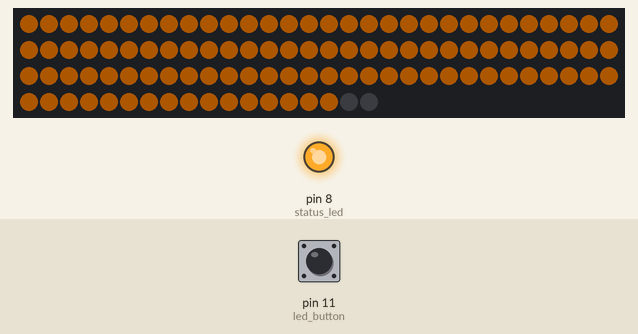
Simulated run of this sketch. Board: Arduino Uno, built with avr-gcc and run on an emulated ATmega328P. On the bench: 108 RGB LEDs in strip order, left to right, continuing on the next row, output pins drawn as LEDs (lit = HIGH). Inputs (shaded band) come from the test bench; at power-on: pin 11 (led_button) HIGH. Dim RGB values are drawn brighter than linear.

Above: at 16.53 s.
17.8 s: pin 11 (led_button) pulled LOW for 0.15 s
At 18.9 s:
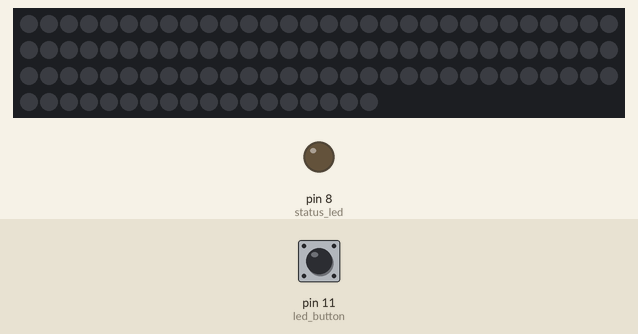
19.4 s: pin 11 (led_button) pulled LOW for 1 s
At 20.3 s:
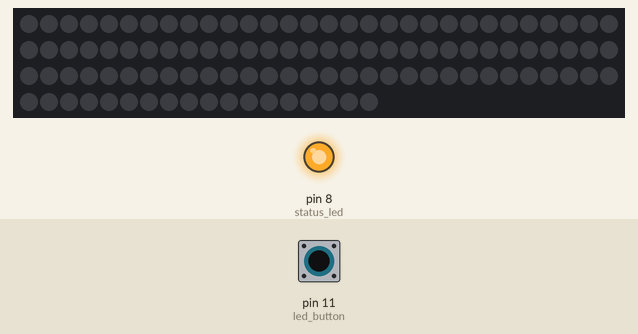
21.9 s: pin 11 (led_button) pulled LOW for 3.2 s
At 23.2 s:
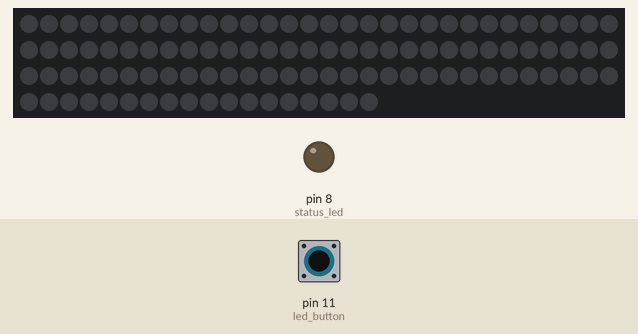
Timing chart, 0 to 24.9 s (numbered marks = the images above; inputs shaded):
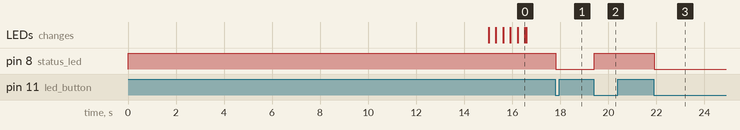

Measured:
- after the input at 17.8 s, pin 8 (status_led): HIGH → LOW at once
- after the input at 19.4 s, pin 8 (status_led): LOW → HIGH at once
- after the input at 21.9 s, pin 8 (status_led): HIGH → LOW at once

The sketch:

ambilight.ino
```cpp
// LIBRARIES

#include <Wire.h>
#include "Adafruit_NeoPixel.h"

// DEFINITIONS

#define STARTCOLOR 0xff8000  // LED color at startup 0xff8000 is orange in hex code. pick your own here: http://www.w3schools.com/colors/colors_picker.asp
#define BLACK      0x000000  // LED color BLACK

#define DATAPIN    6         // Datapin
#define LEDCOUNT   108       //  Number of LEDs used in your system
#define SHOWDELAY  20        // Delay in micro seconds before showing
#define BAUDRATE   500000    // Serial port speed

#define BRIGHTNESS 100        // Max. brightness in %

const char prefix[] = { 0x41, 0x64, 0x61, 0x00, 0x6B, 0x3E };  // Prefix at the start of the transmission
char buffer[sizeof(prefix)];                                 // Temporary buffer for receiving the prefix data

// to calculate your prefix, the first 4 bytes will never change: const char prefix[] = {0x41, 0x64, 0x61, 0x00, this never changes.
// the next byte is equal to the number of LED - 1 --> (232-1)=231. 231 transformed in HEX. 231 in hex is E7 (use google)
// the last byte is equal to the XOR value of the calculated value just above and 0x55 (byte just calculated (E7) XORED with 0x55) = B2     use this link http://xor.pw/? and in input 1 put 55 and in input 2 put your HEX value.

// some precalculated values to save some time: 178 leds gives B1 and E4, 180 B3E6, 181 B4E1, 182 B5E0 232 E7B2 230 E5B0

Adafruit_NeoPixel strip = Adafruit_NeoPixel(LEDCOUNT, DATAPIN, NEO_GRB + NEO_KHZ800);

int state;                                                   // Define current state
#define STATE_WAITING   1                                    // - Waiting for prefix
#define STATE_DO_PREFIX 2                                    // - Processing prefix
#define STATE_DO_DATA   3                                    // - Handling incoming LED colors

int readSerial;                                              // Read Serial data (1)
int currentLED;                                              // Needed for assigning the color to the right LED
const int led_button = 11;                                   // ON/OFF button input
const int status_led = 8;                                    // LED of button


int curr_source = 0;                                         // Used to store which source is currently displayed
boolean strip_status = true;                                 // Used to chose if the LED strip is ON or OFF (depending on button choice)
unsigned long timeout = 0;                                   // Timeout used to turn LED strip off if no new data has come thorugh after some time

void setup() {
	pinMode(led_button, INPUT);
	pinMode(status_led, OUTPUT);
	digitalWrite(led_button, HIGH);
	digitalWrite(status_led, HIGH);

	delay(15000);                                             	// 15 seconds delay at startup to avoid strange behaviours as the PI boots up etc
	strip.begin();                                             	// Init LED strand, set all black, then all to startcolor

	strip.setBrightness((255 / 100) * 25);

	setAllLEDs(BLACK, 0);
	setAllLEDs(STARTCOLOR, 10);                               	// Will turn ON all LEDS with a 5ms delay between each turn ON creating a snake increasing pattern
	Serial.begin(BAUDRATE);                                   	// Init serial speed
	state = STATE_WAITING;                                    	// Initial state: Waiting for prefix
	strip.setBrightness((255 / 100) * BRIGHTNESS);           	// Set the brightness we chose above
}


void loop() {
	do_strip();                                               	// Main part of the code where we look at the data incoming from the PI
	if (state == STATE_WAITING)                               	// Only if we are in WAITING state we check the source inputs and our ON/OFF button.
	{
		check_button();
	}
}


void do_strip(void) {
	if (strip_status == true) {
		switch (state) {
		case STATE_WAITING:                                    // *** Waiting for prefix ***
			if (Serial.available() > 0) {
				readSerial = Serial.read();                        	// Read one character

				if (readSerial == prefix[0])                     	// if this character is 1st prefix char
						{
					state = STATE_DO_PREFIX;
				}                     // then set state to handle prefix
			}
			break;

		case STATE_DO_PREFIX:                                  // *** Processing Prefix ***
			timeout = millis();
			if (Serial.available() > sizeof(prefix) - 2) {
				Serial.readBytes(buffer, sizeof(prefix) - 1);

				for (int Counter = 0; Counter < sizeof(prefix) - 1; Counter++) {
					if (buffer[Counter] == prefix[Counter + 1]) {
						state = STATE_DO_DATA;                       		// Received character is in prefix, continue
						currentLED = 0;                              		// Set current LED to the first one
					} else {
						state = STATE_WAITING;                       		// Crap, one of the received chars is NOT in the prefix
						break;                                       		// Exit, to go back to waiting for the prefix
					}                                              			// end if buffer
				}                                                			// end for Counter
			}                                                    			// end if Serial
			break;

		case STATE_DO_DATA:                                    				// *** Process incoming color data ***
			if (Serial.available() > 2)                         			// if we receive more than 2 chars
					{
				Serial.readBytes(buffer, 3);                     			// Abuse buffer to temp store 3 charaters
				strip.setPixelColor(currentLED++, buffer[0], buffer[1], buffer[2]);  // and assing to LEDs
			}

			if (currentLED > LEDCOUNT)                      // Reached the last LED? Display it!
			{
				strip.show();                               // Make colors visible
				delayMicroseconds(SHOWDELAY);               // Wait a few micro seconds

				state = STATE_WAITING;                      // Reset to waiting ...
				currentLED = 0;                             // and go to LED one

				break;                                      // and exit ... and do it all over again
			}
			break;
		}                                                   // switch(state)
	}                                                       // if statement
	else {
		setAllLEDs(BLACK, 0);
	}

	if (millis() > timeout + 5000)                          // If no new incoming data after 5seconds, turn the strip OFF.
			{
		setAllLEDs(BLACK, 0);
	}
}                                                          	// do_strip


void check_button(void)                                  	// ON/OFF button routine
		{
	if (digitalRead(led_button) == LOW) {
		if (strip_status == true) {
			strip_status = false;
			digitalWrite(status_led, LOW);
		} else {
			strip_status = true;
			digitalWrite(status_led, HIGH);
		}
		delay(25);
		while (digitalRead(led_button) == LOW) {
		}
	}
}


// Sets the color of all LEDs in the strip
// If 'wait'>0 then it will show a swipe from start to end
void setAllLEDs(uint32_t color, int wait) {
	for (int Counter = 0; Counter < LEDCOUNT; Counter++)    // For each LED
			{
		strip.setPixelColor(Counter, color);                // .. set the color

		if (wait > 0)                                       // if a wait time was set then
				{
			strip.show();                                   // Show the LED color
			delay(wait);                                    // and wait before we do the next LED
		}                                                   // if wait

	}                                                       // for Counter

	strip.show();                                           // Show all LEDs
}                                                         	// setAllLEDs
```
